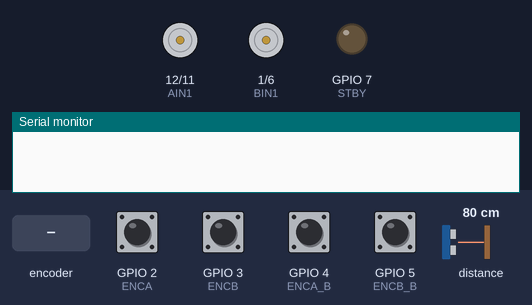
Bench run of a sketch on a simulated ESP32-S3. Parts: motor-driver pin pairs drawn as motors (green arrow = first pin HIGH = forward, orange = second pin HIGH = backward, longer = more drive, scaled by the enable pin, stopped while the standby pin is LOW), output pins drawn as LEDs (lit = HIGH), the last lines printed to the serial monitor. The test bench sets the inputs (shaded band); at power-on: GPIO 2 (ENCA), GPIO 3 (ENCB), GPIO 4 (ENCA_B), GPIO 5 (ENCB_B) HIGH, distance to the obstacle 80 cm.

Above: at 0.0 s.
1.8 s: distance to the obstacle set to 18 cm
4.8 s: distance to the obstacle set to 9 cm
At 5.4 s:
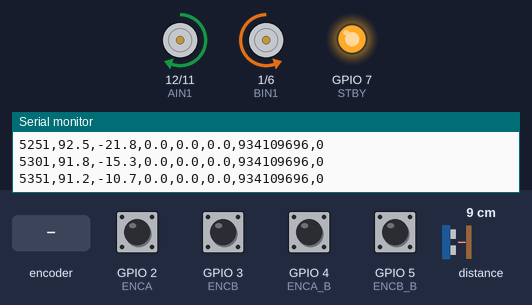
6.3 s: distance to the obstacle set to 6 cm
At 7.1 s:
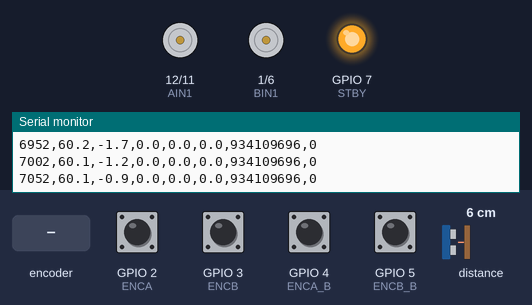
7.8 s: rotary encoder on GPIO 2 (ENCA) / GPIO 3 (ENCB) turned 3 steps (first pin leading)
At 8.08 s:
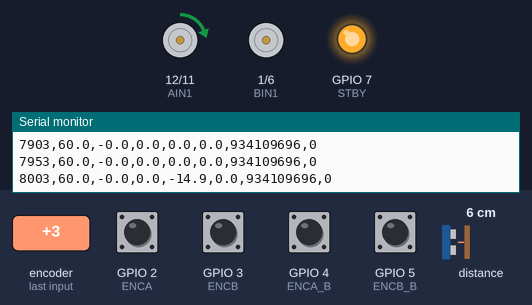
10.8 s: GPIO 4 (ENCA_B) pulled LOW for 0.15 s
At 11.4 s:
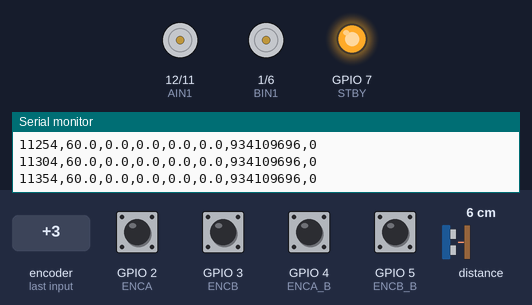
12.5 s: rotary encoder on GPIO 2 (ENCA) / GPIO 3 (ENCB) turned 2 steps (second pin leading)
At 12.68 s:
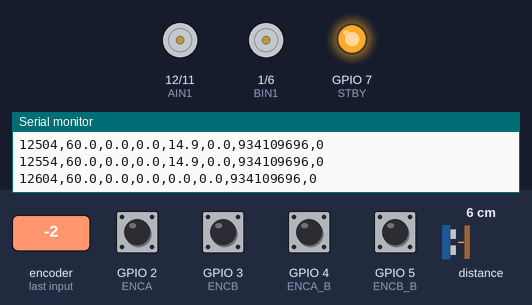
Timing chart, 0 to 15.4 s (numbered marks = the images above; inputs shaded):
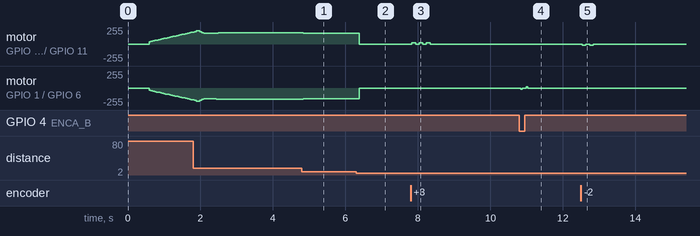

The sketch:

esp32_acc.ino
```cpp
/*
 * Mobile Robot - PI Speed Control + Simple ACC
 * mini project subj. control systems , head: Adaptive Cruise Control ACC
 * ESP32-S3 Zero | TB6612FNG | TT Motor + Encoder | VL53L0X
 * Serial Output: CSV → Raspberry Pi 5
 * Format: time_ms,dist_mm,target_mmps,speedA_mmps,speedB_mmps,pwmA,pwmB
 */

#include <Wire.h>
#include "Adafruit_VL53L0X.h"

// ===== VL53L0X =====
Adafruit_VL53L0X lox;
float measuredDist = 0;
bool targetPresent = false;

// ===== ACC PARAM =====
const float DIST_TARGET = 200.0;
const float DIST_MAX = 600.0;
const float DIST_STOP = 80.0;
const float Kgap = 1.5;
const float Krel = 0.5;  // gain สำหรับ relative speed
const float CRUISE_SPEED = 150.0;
const float BASE_FOLLOW_SPEED = 80.0;
const float SPEED_MAX = 500.0;

// ===== LOW-PASS FILTER =====
const float LPF_ALPHA = 0.3;  // 0.0=smooth มาก, 1.0=ไม่กรองเลย
float filteredDist = DIST_MAX;

// ===== RELATIVE SPEED =====
float prevFilteredDist = DIST_MAX;
float relativeSp = 0;

// ===== ENCODER CONVERSION =====
const float CPR = 275.0;                             // pulse ต่อรอบ (X1)
const float WHEEL_DIAM = 65.0;                       // mm
const float MM_PER_PULSE = (PI * WHEEL_DIAM) / CPR;  // ~0.742 mm/pulse

// ===== TARGET SPEED =====
float targetSpeed = 0;  // หน่วย pulse/s

// ===== ENCODER =====
#define ENCA 2
#define ENCB 3
#define ENCA_B 4
#define ENCB_B 5

volatile long countA = 0;
volatile long countB = 0;

void IRAM_ATTR isrA() {
  if (digitalRead(ENCA) == digitalRead(ENCB)) countA++;
  else countA--;
}
void IRAM_ATTR isrA_B() {
  if (digitalRead(ENCA_B) == digitalRead(ENCB_B)) countB++;
  else countB--;
}

// ===== MOTOR =====
#define PWMA 13
#define AIN1 12
#define AIN2 11
#define PWMB 10
#define BIN1 1
#define BIN2 6
#define STBY 7

float Kp = 0.2;
float Ki = 0.8;
const float I_LIMIT = 200.0;
const int PWM_MIN = 20;
const int PWM_MAX = 200;

// ===== TIMING =====
const unsigned long LOOP_MS = 50;
unsigned long lastTime = 0;

// ===== PI STATE =====
float integralA = 0, integralB = 0;
int lastPwmA = 0, lastPwmB = 0;  // เก็บไว้ส่ง debug

// ===== UTILITY =====
long readCount(volatile long &cnt) {
  noInterrupts();
  long val = cnt;
  interrupts();
  return val;
}

// ===== SENSOR =====
void updateDistance() {
  if (!lox.isRangeComplete()) return;

  uint16_t raw = lox.readRangeResult();

  if (raw >= 8190) {
    targetPresent = false;
    measuredDist = DIST_MAX + 1;
    // ยังคง filter ต่อเนื่อง
    filteredDist = filteredDist + LPF_ALPHA * (measuredDist - filteredDist);
    return;
  }

  measuredDist = (float)raw;

  // ===== LOW-PASS FILTER =====
  filteredDist = filteredDist + LPF_ALPHA * (measuredDist - filteredDist);

  targetPresent = (filteredDist < DIST_MAX);
}

// ===== GAP CONTROLLER =====
float gapController(float dt) {
  // ===== RELATIVE SPEED (จาก filtered dist) =====
  relativeSp = (filteredDist - prevFilteredDist) / dt;
  prevFilteredDist = filteredDist;

  // Clamp relative speed กัน noise หลุด
  relativeSp = constrain(relativeSp, -300.0, 300.0);

  if (!targetPresent) {
    return CRUISE_SPEED;
  }

  if (filteredDist < DIST_STOP) {
    integralA = integralB = 0;
    return 0;
  }

  float speed = BASE_FOLLOW_SPEED
                + Kgap * (filteredDist - DIST_TARGET)
                + Krel * relativeSp;

  return constrain(speed, 0, SPEED_MAX);
}

// ===== SETUP =====
void setup() {
  Serial.begin(115200);

  // Header สำหรับ Python อ่าน
  delay(500);
  Serial.println("HEADER:time_ms,dist_mm,target_mmps,speedA_mmps,speedB_mmps,pwmA,pwmB");

  // ===== I2C =====
  Wire.begin();

  if (!lox.begin()) {
    Serial.println("ERROR:VL53L0X not found!");
    while (1)
      ;
  }
  lox.startRangeContinuous();

  // ===== ENCODER =====
  pinMode(ENCA, INPUT_PULLUP);
  pinMode(ENCB, INPUT_PULLUP);
  pinMode(ENCA_B, INPUT_PULLUP);
  pinMode(ENCB_B, INPUT_PULLUP);

  attachInterrupt(digitalPinToInterrupt(ENCA), isrA, CHANGE);
  attachInterrupt(digitalPinToInterrupt(ENCA_B), isrA_B, CHANGE);

  // ===== MOTOR =====
  pinMode(AIN1, OUTPUT);
  pinMode(AIN2, OUTPUT);
  pinMode(BIN1, OUTPUT);
  pinMode(BIN2, OUTPUT);
  pinMode(STBY, OUTPUT);
  digitalWrite(STBY, HIGH);

  ledcSetup(0, 20000, 8);
  ledcAttachPin(PWMA, 0);
  ledcSetup(1, 20000, 8);
  ledcAttachPin(PWMB, 1);

  lastTime = millis();
}

// ===== MOTOR DRIVE =====
void setMotorA(int pwm) {
  int out = constrain(abs(pwm), 0, PWM_MAX);
  if (out > 0 && out < PWM_MIN) out = PWM_MIN;

  if (pwm >= 0) {
    digitalWrite(AIN1, HIGH);
    digitalWrite(AIN2, LOW);
  } else {
    digitalWrite(AIN1, LOW);
    digitalWrite(AIN2, HIGH);
  }

  ledcWrite(0, out);
  lastPwmA = (pwm >= 0) ? out : -out;
}

void setMotorB(int pwm) {
  int out = constrain(abs(pwm), 0, PWM_MAX);
  if (out > 0 && out < PWM_MIN) out = PWM_MIN;

  if (pwm >= 0) {
    digitalWrite(BIN1, LOW);
    digitalWrite(BIN2, HIGH);
  } else {
    digitalWrite(BIN1, HIGH);
    digitalWrite(BIN2, LOW);
  }

  ledcWrite(1, out);
  lastPwmB = (pwm >= 0) ? out : -out;
}

// ===== MAIN LOOP =====
void loop() {
  unsigned long now = millis();
  if (now - lastTime < LOOP_MS) return;
  float dt = (now - lastTime) / 1000.0;
  lastTime = now;

  // ===== 1. SENSOR =====
  updateDistance();

  // ===== 2. TARGET SPEED =====
  // loop() — แก้ตรงที่เรียก gapController
  targetSpeed = gapController(dt);

  // ===== 3. ENCODER =====
  static long lastA = 0, lastB = 0;
  long snapA = readCount(countA);
  long snapB = readCount(countB);

  float speedA = (snapA - lastA) / dt;  // pulse/s
  float speedB = (snapB - lastB) / dt;

  lastA = snapA;
  lastB = snapB;

  // ===== 4. PI =====
  float errorA = targetSpeed - speedA;
  float errorB = targetSpeed - speedB;

  bool satA = ((Kp * errorA + Ki * integralA) > PWM_MAX || (Kp * errorA + Ki * integralA) < -PWM_MAX);
  bool satB = ((Kp * errorB + Ki * integralB) > PWM_MAX || (Kp * errorB + Ki * integralB) < -PWM_MAX);

  if (!satA || (errorA * integralA < 0))
    integralA = constrain(integralA + errorA * dt, -I_LIMIT, I_LIMIT);
  if (!satB || (errorB * integralB < 0))
    integralB = constrain(integralB + errorB * dt, -I_LIMIT, I_LIMIT);

  int pwmA = (int)(Kp * errorA + Ki * integralA);
  int pwmB = (int)(Kp * errorB + Ki * integralB);

  setMotorA(pwmA);
  setMotorB(pwmB);

  // ===== 5. SERIAL OUTPUT (CSV) → Pi5 =====
  // หน่วย: mm/s สำหรับ speed (แปลงจาก pulse/s × mm/pulse)
  // Serial output — เพิ่ม filtered dist และ relative speed เพื่อ debug
  Serial.printf("%lu,%.1f,%.1f,%.1f,%.1f,%.1f,%d,%d\n",
                now,
                filteredDist,  // ใช้ filtered แทน raw
                relativeSp,    // เพิ่ม column นี้
                targetSpeed * MM_PER_PULSE,
                speedA * MM_PER_PULSE,
                speedB * MM_PER_PULSE);
}
```

Measured:
- the behaviour switches between 8 and 7 cm on distance to the obstacle (found by bisection; images 1 and 2)
- after the input at 4.8 s, motor on GPIO 12 (AIN1) / GPIO 11 (AIN2): forward 169/255 → forward 159/255 at once; motor on GPIO 1 (BIN1) / GPIO 6 (BIN2): backward 169/255 → backward 159/255 at once
- after the input at 6.3 s, motor on GPIO 12 (AIN1) / GPIO 11 (AIN2): forward 159/255 → stopped after 0.08 s; motor on GPIO 1 (BIN1) / GPIO 6 (BIN2): backward 159/255 → stopped after 0.08 s
- after the input at 7.8 s, motor on GPIO 12 (AIN1) / GPIO 11 (AIN2): alternates forward 20/255 for 0.10 s and stopped for 0.10 s, 6 changes in all, then stays stopped, starting at once
- after the input at 10.8 s, motor on GPIO 1 (BIN1) / GPIO 6 (BIN2): stopped → backward 20/255 at once, → stopped 0.05 s later, → forward 20/255 0.10 s later, → stopped 0.05 s later
- after the input at 12.5 s, motor on GPIO 12 (AIN1) / GPIO 11 (AIN2): alternates backward 20/255 for 0.10 s and stopped for 0.10 s, 4 changes in all, then stays stopped, starting at once
